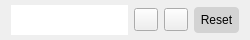
<?xml version="1.0" encoding="UTF-8"?>
<ui version="4.0">
 <class>ZoomPopup</class>
 <widget class="QWidget" name="ZoomPopup">
  <property name="geometry">
   <rect>
    <x>0</x>
    <y>0</y>
    <width>250</width>
    <height>40</height>
   </rect>
  </property>
  <property name="windowTitle">
   <string>Form</string>
  </property>
  <layout class="QHBoxLayout" name="horizontalLayout">
   <property name="topMargin">
    <number>5</number>
   </property>
   <property name="bottomMargin">
    <number>5</number>
   </property>
   <item>
    <widget class="QLineEdit" name="lineEdit">
     <property name="minimumSize">
      <size>
       <width>0</width>
       <height>30</height>
      </size>
     </property>
     <property name="styleSheet">
      <string notr="true">border:none;</string>
     </property>
     <property name="readOnly">
      <bool>true</bool>
     </property>
    </widget>
   </item>
   <item>
    <widget class="QToolButton" name="btnZoomOut">
     <property name="toolTip">
      <string>zoom in</string>
     </property>
     <property name="text">
      <string/>
     </property>
     <property name="icon">
      <iconset resource="../resource.qrc">
       <normaloff>:/icons/resources/imgs/minus_64px.png</normaloff>:/icons/resources/imgs/minus_64px.png</iconset>
     </property>
    </widget>
   </item>
   <item>
    <widget class="QToolButton" name="btnZoomIn">
     <property name="toolTip">
      <string>zoom out</string>
     </property>
     <property name="text">
      <string/>
     </property>
     <property name="icon">
      <iconset resource="../resource.qrc">
       <normaloff>:/icons/resources/imgs/plus_64px.png</normaloff>:/icons/resources/imgs/plus_64px.png</iconset>
     </property>
    </widget>
   </item>
   <item>
    <widget class="QPushButton" name="btnReset">
     <property name="toolTip">
      <string>reset zoom level</string>
     </property>
     <property name="styleSheet">
      <string notr="true">QPushButton{
border:none;
padding:6px;
border-radius:4px;
background-color:#D3D3D3;
}

QPushButton:hover{
background-color:#C0C0C0;
}</string>
     </property>
     <property name="text">
      <string>Reset</string>
     </property>
    </widget>
   </item>
  </layout>
 </widget>
 <resources>
  <include location="../resource.qrc"/>
 </resources>
 <connections/>
</ui>
